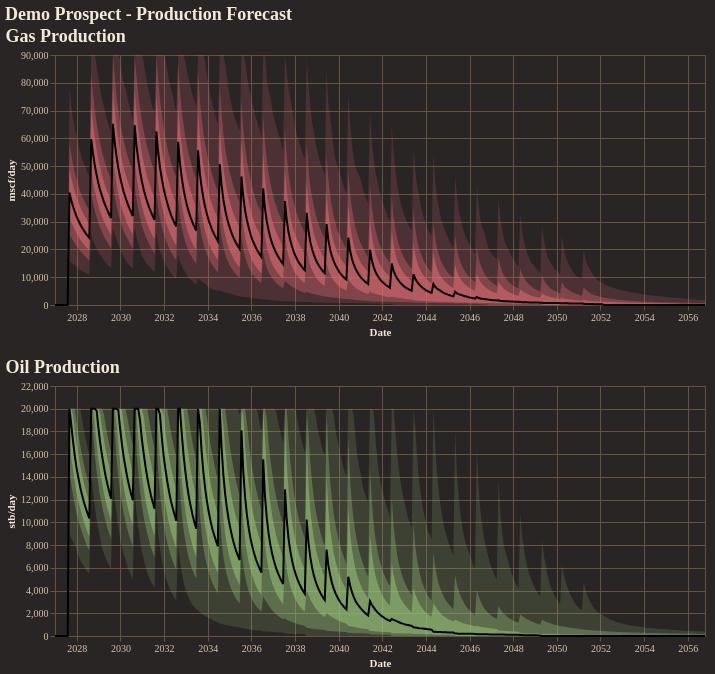

Notebook code for this chart:
### Code cell
fig = reporter.plotter.combined_production_plot(
    figsize=(650, 250),
    backend=PLOTTING_BACKEND
)
fig.show()

### Figure 1 — Vega-Lite specification as saved in the notebook (floating-point values rounded to 4 significant figures; data arrays with more than 128 entries replaced by an {"elided": "..."} marker saying what was removed)
{"config": {"background": "#292524", "view": {"fill": "#292524", "stroke": "#665340"}, "title": {"color": "#f4e9d7", "font": "Merriweather", "fontSize": 18, "fontWeight": 600, "subtitleColor": "#d5c2a6", "anchor": "start"}, "axis": {"domainColor": "#665340", "gridColor": "#665340", "tickColor": "#665340", "labelColor": "#d5c2a6", "titleColor": "#f4e9d7", "labelFont": "Merriweather", "titleFont": "Merriweather"}, "legend": {"titleColor": "#f4e9d7", "labelColor": "#d5c2a6", "labelFont": "Merriweather", "titleFont": "Merriweather", "orient": "top-right", "symbolType": "circle"}, "header": {"labelColor": "#d5c2a6", "titleColor": "#f4e9d7", "labelFont": "Merriweather", "titleFont": "Merriweather"}, "mark": {"color": "#c78d3b"}, "line": {"color": "#c78d3b"}, "bar": {"color": "#c78d3b"}, "point": {"color": "#ddb06d"}, "area": {"color": "#c78d3b", "opacity": 0.35}, "text": {"color": "#f4e9d7", "font": "Merriweather"}, "range": {"category": ["#5DA5DA", "#F28E2B", "#59C36A", "#E15759", "#B07AA1", "#4ECDC4", "#FF9DA7", "#EDC948"]}}, "vconcat": [{"layer": [{"mark": {"type": "area", "color": "rgba(224, 108, 117, 1.0)", "opacity": 0.18}, "encoding": {"tooltip": [{"field": "date", "title": "Date", "type": "temporal"}, {"field": "p01", "format": ",.2f", "title": "P01", "type": "quantitative"}, {"field": "p10", "format": ",.2f", "title": "P10", "type": "quantitative"}, {"field": "p25", "format": ",.2f", "title": "P25", "type": "quantitative"}, {"field": "p50", "format": ",.2f", "title": "P50", "type": "quantitative"}, {"field": "p75", "format": ",.2f", "title": "P75", "type": "quantitative"}, {"field": "p90", "format": ",.2f", "title": "P90", "type": "quantitative"}, {"field": "p99", "format": ",.2f", "title": "P99", "type": "quantitative"}], "x": {"field": "date", "title": "Date", "type": "temporal"}, "y": {"field": "p01", "title": "mscf/day", "type": "quantitative"}, "y2": {"field": "p99"}}}, {"mark": {"type": "area", "color": "rgba(224, 108, 117, 1.0)", "opacity": 0.35}, "encoding": {"tooltip": [{"field": "date", "title": "Date", "type": "temporal"}, {"field": "p01", "format": ",.2f", "title": "P01", "type": "quantitative"}, {"field": "p10", "format": ",.2f", "title": "P10", "type": "quantitative"}, {"field": "p25", "format": ",.2f", "title": "P25", "type": "quantitative"}, {"field": "p50", "format": ",.2f", "title": "P50", "type": "quantitative"}, {"field": "p75", "format": ",.2f", "title": "P75", "type": "quantitative"}, {"field": "p90", "format": ",.2f", "title": "P90", "type": "quantitative"}, {"field": "p99", "format": ",.2f", "title": "P99", "type": "quantitative"}], "x": {"field": "date", "title": "Date", "type": "temporal"}, "y": {"field": "p10", "title": "mscf/day", "type": "quantitative"}, "y2": {"field": "p90"}}}, {"mark": {"type": "area", "color": "rgba(224, 108, 117, 1.0)", "opacity": 0.55}, "encoding": {"tooltip": [{"field": "date", "title": "Date", "type": "temporal"}, {"field": "p01", "format": ",.2f", "title": "P01", "type": "quantitative"}, {"field": "p10", "format": ",.2f", "title": "P10", "type": "quantitative"}, {"field": "p25", "format": ",.2f", "title": "P25", "type": "quantitative"}, {"field": "p50", "format": ",.2f", "title": "P50", "type": "quantitative"}, {"field": "p75", "format": ",.2f", "title": "P75", "type": "quantitative"}, {"field": "p90", "format": ",.2f", "title": "P90", "type": "quantitative"}, {"field": "p99", "format": ",.2f", "title": "P99", "type": "quantitative"}], "x": {"field": "date", "title": "Date", "type": "temporal"}, "y": {"field": "p25", "title": "mscf/day", "type": "quantitative"}, "y2": {"field": "p75"}}}, {"mark": {"type": "line", "color": "black", "strokeWidth": 2}, "encoding": {"tooltip": [{"field": "date", "title": "Date", "type": "temporal"}, {"field": "p01", "format": ",.2f", "title": "P01", "type": "quantitative"}, {"field": "p10", "format": ",.2f", "title": "P10", "type": "quantitative"}, {"field": "p25", "format": ",.2f", "title": "P25", "type": "quantitative"}, {"field": "p50", "format": ",.2f", "title": "P50", "type": "quantitative"}, {"field": "p75", "format": ",.2f", "title": "P75", "type": "quantitative"}, {"field": "p90", "format": ",.2f", "title": "P90", "type": "quantitative"}, {"field": "p99", "format": ",.2f", "title": "P99", "type": "quantitative"}], "x": {"field": "date", "title": "Date", "type": "temporal"}, "y": {"field": "p50", "title": "mscf/day", "type": "quantitative"}}}], "data": {"name": "data-e0c8339fb7a4c64575445d17933d413c"}, "height": 250, "title": "Gas Production", "width": 650}, {"layer": [{"mark": {"type": "area", "color": "rgba(152, 195, 121, 1.0)", "opacity": 0.18}, "encoding": {"tooltip": [{"field": "date", "title": "Date", "type": "temporal"}, {"field": "p01", "format": ",.2f", "title": "P01", "type": "quantitative"}, {"field": "p10", "format": ",.2f", "title": "P10", "type": "quantitative"}, {"field": "p25", "format": ",.2f", "title": "P25", "type": "quantitative"}, {"field": "p50", "format": ",.2f", "title": "P50", "type": "quantitative"}, {"field": "p75", "format": ",.2f", "title": "P75", "type": "quantitative"}, {"field": "p90", "format": ",.2f", "title": "P90", "type": "quantitative"}, {"field": "p99", "format": ",.2f", "title": "P99", "type": "quantitative"}], "x": {"field": "date", "title": "Date", "type": "temporal"}, "y": {"field": "p01", "title": "stb/day", "type": "quantitative"}, "y2": {"field": "p99"}}}, {"mark": {"type": "area", "color": "rgba(152, 195, 121, 1.0)", "opacity": 0.35}, "encoding": {"tooltip": [{"field": "date", "title": "Date", "type": "temporal"}, {"field": "p01", "format": ",.2f", "title": "P01", "type": "quantitative"}, {"field": "p10", "format": ",.2f", "title": "P10", "type": "quantitative"}, {"field": "p25", "format": ",.2f", "title": "P25", "type": "quantitative"}, {"field": "p50", "format": ",.2f", "title": "P50", "type": "quantitative"}, {"field": "p75", "format": ",.2f", "title": "P75", "type": "quantitative"}, {"field": "p90", "format": ",.2f", "title": "P90", "type": "quantitative"}, {"field": "p99", "format": ",.2f", "title": "P99", "type": "quantitative"}], "x": {"field": "date", "title": "Date", "type": "temporal"}, "y": {"field": "p10", "title": "stb/day", "type": "quantitative"}, "y2": {"field": "p90"}}}, {"mark": {"type": "area", "color": "rgba(152, 195, 121, 1.0)", "opacity": 0.55}, "encoding": {"tooltip": [{"field": "date", "title": "Date", "type": "temporal"}, {"field": "p01", "format": ",.2f", "title": "P01", "type": "quantitative"}, {"field": "p10", "format": ",.2f", "title": "P10", "type": "quantitative"}, {"field": "p25", "format": ",.2f", "title": "P25", "type": "quantitative"}, {"field": "p50", "format": ",.2f", "title": "P50", "type": "quantitative"}, {"field": "p75", "format": ",.2f", "title": "P75", "type": "quantitative"}, {"field": "p90", "format": ",.2f", "title": "P90", "type": "quantitative"}, {"field": "p99", "format": ",.2f", "title": "P99", "type": "quantitative"}], "x": {"field": "date", "title": "Date", "type": "temporal"}, "y": {"field": "p25", "title": "stb/day", "type": "quantitative"}, "y2": {"field": "p75"}}}, {"mark": {"type": "line", "color": "black", "strokeWidth": 2}, "encoding": {"tooltip": [{"field": "date", "title": "Date", "type": "temporal"}, {"field": "p01", "format": ",.2f", "title": "P01", "type": "quantitative"}, {"field": "p10", "format": ",.2f", "title": "P10", "type": "quantitative"}, {"field": "p25", "format": ",.2f", "title": "P25", "type": "quantitative"}, {"field": "p50", "format": ",.2f", "title": "P50", "type": "quantitative"}, {"field": "p75", "format": ",.2f", "title": "P75", "type": "quantitative"}, {"field": "p90", "format": ",.2f", "title": "P90", "type": "quantitative"}, {"field": "p99", "format": ",.2f", "title": "P99", "type": "quantitative"}], "x": {"field": "date", "title": "Date", "type": "temporal"}, "y": {"field": "p50", "title": "stb/day", "type": "quantitative"}}}], "data": {"name": "data-18f87eb5373fb2a0024919b9f930f7aa"}, "height": 250, "title": "Oil Production", "width": 650}], "title": "Demo Prospect - Production Forecast", "$schema": "https://vega.github.io/schema/vega-lite/v5.20.1.json", "datasets": {"data-e0c8339fb7a4c64575445d17933d413c": {"elided": "360 records"}, "data-18f87eb5373fb2a0024919b9f930f7aa": {"elided": "360 records"}}}
